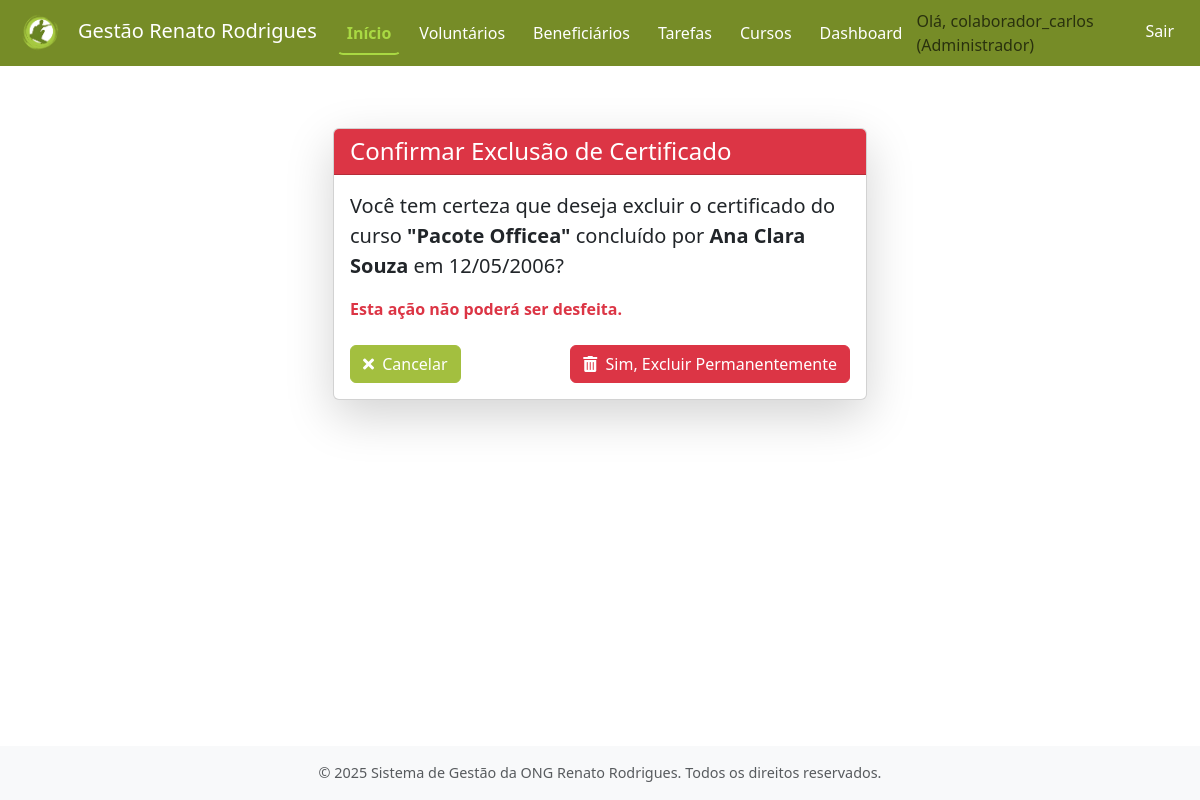
The app's page /cursos/certificado/1/excluir/ (signed in) with its own data.
### contas/models.py (models this page shows, shortened)
class Usuario(AbstractUser):
    TIPOS_USUARIO = [
        ('ADMIN', 'Administrador'),
        ('VOLUNT', 'Voluntário'),
    ]
    tipo_usuario = models.CharField(
        max_length=6,
        choices=TIPOS_USUARIO,
        default='VOLUNT',
        verbose_name='Tipo de Usuário'
    )
    groups = models.ManyToManyField(
        'auth.Group',
        verbose_name='grupos',
        blank=True,
        help_text='Os grupos aos quais este usuário pertence. Um usuário receberá todas as permissões concedidas a cada um de seus grupos.',
        related_name="usuario_set_contas",  # Nome único para related_name
        related_query_name="usuario_contas",
    )
    user_permissions = models.ManyToManyField(
        'auth.Permission',
        verbose_name='permissões do usuário',
        blank=True,
        help_text='Permissões específicas para este usuário.',
        related_name="usuario_set_contas_perm",  # Nome único para related_name
        related_query_name="usuario_contas_perm",
    )

### cursos/models.py (models this page shows, shortened)
class Certificado(models.Model):
    beneficiario = models.ForeignKey(Beneficiario, on_delete=models.CASCADE, related_name='certificados', verbose_name="Beneficiário")
    curso = models.ForeignKey(Curso, on_delete=models.PROTECT, related_name='certificados', verbose_name="Curso") # PROTECT para não deletar curso se houver certificados
    data_conclusao = models.DateField(verbose_name="Data de Conclusão")
    data_emissao_certificado = models.DateField(blank=True, null=True, verbose_name="Data de Emissão do Certificado")
    certificado_recebido = models.BooleanField(default=False, verbose_name="Certificado Físico Recebido")
    class Meta:
        verbose_name = "Certificado"
        verbose_name_plural = "Certificados"
        ordering = ['-data_conclusao', 'beneficiario__nome_completo']
        unique_together = ('beneficiario', 'curso', 'data_conclusao') # Evitar duplicidade exata

class Curso(models.Model):
    nome_curso = models.CharField(max_length=200, verbose_name="Nome do Curso")
    descricao = models.TextField(blank=True, null=True, verbose_name="Descrição")
    class Meta:
        verbose_name = "Curso"
        verbose_name_plural = "Cursos"

### beneficiarios/models.py (models this page shows, shortened)
class Beneficiario(models.Model):
    GENERO_CHOICES = [
        ('M', 'Masculino'),
        ('F', 'Feminino'),
        ('O', 'Outro'),
        ('NI', 'Não Informado'),
    ]
    ESCOLARIDADE_CHOICES = [
        ('FI', 'Fundamental Incompleto'),
        ('FC', 'Fundamental Completo'),
        ('MI', 'Médio Incompleto'),
        ('MC', 'Médio Completo'),
        ('NI', 'Não Informado'),
    ]
    nome_completo = models.CharField(max_length=255, verbose_name='Nome Completo')
    data_nascimento = models.DateField(verbose_name='Data de Nascimento')
    genero = models.CharField(max_length=2, choices=GENERO_CHOICES, default='NI', verbose_name='Gênero')
    cpf = models.CharField(max_length=14, unique=True, blank=True, null=True, verbose_name='CPF', help_text='Formato: XXX.XXX.XXX-XX (Opcional)')
    rg = models.CharField(max_length=20, blank=True, null=True, verbose_name='RG', help_text='(Opcional)')
    cep = models.CharField(max_length=9, blank=True, null=True, verbose_name='CEP', help_text='Formato: XXXXX-XXX')
    logradouro = models.CharField(max_length=255, blank=True, null=True, verbose_name='Logradouro')
    numero_endereco = models.CharField(max_length=10, blank=True, null=True, verbose_name='Número')
    complemento_endereco = models.CharField(max_length=100, blank=True, null=True, verbose_name='Complemento')
    bairro = models.CharField(max_length=100, blank=True, null=True, verbose_name='Bairro')
    cidade = models.CharField(max_length=100, blank=True, null=True, verbose_name='Cidade')
    estado = models.CharField(max_length=2, blank=True, null=True, verbose_name='UF') # Sigla do estado, ex: SP
    telefone_principal = models.CharField(max_length=20, blank=True, null=True, verbose_name='Telefone Principal', help_text='Formato: (XX) XXXXX-XXXX')
    telefone_secundario = models.CharField(max_length=20, blank=True, null=True, verbose_name='Telefone Secundário', help_text='(Opcional)')
    email = models.EmailField(max_length=255, blank=True, null=True, verbose_name='E-mail')
    escolaridade = models.CharField(max_length=2, choices=ESCOLARIDADE_CHOICES, default='NI', verbose_name='Escolaridade')
    ocupacao = models.CharField(max_length=100, blank=True, null=True, verbose_name='Ocupação/Profissão')
    renda_familiar_aproximada = models.DecimalField(
        max_digits=10, decimal_places=2, blank=True, null=True,
        verbose_name='Renda Familiar Mensal Aproximada (R$)',
        help_text='Valor em Reais. Ex: 1500.50'
    )
    como_conheceu_ong = models.TextField(blank=True, null=True, verbose_name='Como conheceu a ONG?')
    observacoes = models.TextField(blank=True, null=True, verbose_name='Observações Adicionais')
    data_cadastro = models.DateTimeField(auto_now_add=True, verbose_name='Data de Cadastro')
    ativo = models.BooleanField(default=True, verbose_name='Ativo')
    data_inativacao = models.DateTimeField(null=True, blank=True, verbose_name='Data de Inativação')
    class Meta:
        verbose_name = 'Beneficiário'
        verbose_name_plural = 'Beneficiários'
        ordering = ['nome_completo']

### cursos/views.py (the view)
# urls.py: path('certificado/<int:certificado_id>/excluir/', views.excluir_certificado_beneficiario, name='excluir_certificado_beneficiario'),
@login_required
def excluir_certificado_beneficiario(request, certificado_id):
    certificado = get_object_or_404(Certificado, pk=certificado_id)
    beneficiario_id = certificado.beneficiario.id
    nome_curso = certificado.curso.nome_curso
    nome_beneficiario = certificado.beneficiario.nome_completo
    if request.method == 'POST':
        certificado.delete()
        messages.success(request, f"Certificado do curso '{nome_curso}' para {nome_beneficiario} foi excluído.")
        return redirect('beneficiarios:detalhar_beneficiario', pk=beneficiario_id)
    context = {
        'certificado': certificado,
        'beneficiario': certificado.beneficiario,
        'titulo_pagina': "Confirmar Exclusão de Certificado"
    }
    return render(request, 'cursos/confirmar_exclusao_certificado.html', context)

### cursos/templates/cursos/confirmar_exclusao_certificado.html (shortened to what this page needs)
{% extends 'core/base.html' %}
{% load static %}
{% block content %}
<div class="container mt-5">
    <div class="row justify-content-center">
        <div class="col-md-8 col-lg-6">
            <div class="card shadow-lg">
                <div class="card-header bg-danger text-white">
                    <h4 class="mb-0">{{ titulo_pagina }}</h4>
                </div>
                <div class="card-body">
                    <p class="fs-5">
                        Você tem certeza que deseja excluir o certificado do curso
                        <strong>"{{ certificado.curso.nome_curso }}"</strong>
                        concluído por <strong>{{ certificado.beneficiario.nome_completo }}</strong>
                        em {{ certificado.data_conclusao|date:"d/m/Y" }}?
                    </p>
                    <p class="text-danger fw-bold">Esta ação não poderá ser desfeita.</p>
                    <form method="post" action="{% url 'cursos:excluir_certificado_beneficiario' certificado_id=certificado.id %}">
                        <div class="d-flex justify-content-between mt-4">
                            <a href="{% url 'beneficiarios:detalhar_beneficiario' pk=certificado.beneficiario.id %}" class="btn btn-secondary">
                                <i class="fas fa-times me-1"></i> Cancelar
                            </a>
                            <button type="submit" class="btn btn-danger">
                                <i class="fas fa-trash-alt me-1"></i> Sim, Excluir Permanentemente
                            </button>
                        </div>
                    </form>
                </div>
            </div>
        </div>
    </div>
</div>
{% endblock content %}

### core/templates/core/base.html (shortened to what this page needs)
<!DOCTYPE html>
<html lang="pt-br">
  <head>
    <link
      href="https://cdn.jsdelivr.net/npm/bootstrap@5.3.0-alpha1/dist/css/bootstrap.min.css"
      rel="stylesheet"
    />
    <link
      rel="stylesheet"
      href="https://cdnjs.cloudflare.com/ajax/libs/font-awesome/5.15.4/css/all.min.css"
    />
    {% load static %}
    <link rel="stylesheet" href="{% static 'core/css/estilos.css' %}" />
  </head>
  <body>
    <nav class="navbar navbar-expand-lg navbar-custom fixed-top">
      <div class="container-fluid">
        <a class="navbar-brand" href="{% url 'core:pagina_inicial' %}">
          <img src="{% static 'core/img/logo_ong.png' %}" alt="Logo da ONG" style="height: 40px; margin-right: 10px;">Gestão Renato Rodrigues
        </a>
        <div class="collapse navbar-collapse" id="navbarNav">
          <ul class="navbar-nav me-auto mb-2 mb-lg-0">
            <li class="nav-item">
              <a
                class="nav-link active"
                aria-current="page"
                href="{% url 'core:pagina_inicial' %}"
                >Início</a
              >
            </li>
            {% if user.is_authenticated %}
            <li class="nav-item">
              <a class="nav-link" href="{% url 'voluntarios:listar_voluntarios' %}">Voluntários</a>
            </li>
            <li class="nav-item">
              <a class="nav-link" href="{% url 'beneficiarios:listar_beneficiarios' %}">Beneficiários</a>
            </li>
            <li class="nav-item">
              <a class="nav-link" href="{% url 'tarefas:listar_tarefas' %}">Tarefas</a>
            </li>
            <li class="nav-item">
              <a class="nav-link" href="{% url 'cursos:listar_cursos_ong' %}">Cursos</a>
            </li>
            <li class="nav-item">
              <a class="nav-link" href="{% url 'dashboard:painel_principal' %}">Dashboard</a>
            </li>
            {% endif %}
          </ul>
          <ul class="navbar-nav">
            {% if user.is_authenticated %}
            <li class="nav-item">
              <span class="navbar-text me-2">
                Olá, {{ user.username }} ({{ user.get_tipo_usuario_display }})
              </span>
            </li>
            <li class="nav-item">
              <a class="nav-link" href="{% url 'contas:logout' %}">Sair</a>
            </li>
            {% else %}
            <li class="nav-item">
              <a class="nav-link" href="{% url 'contas:login' %}">Entrar</a>
            </li>
            {% endif %}
          </ul>
        </div>
      </div>
    </nav>
    <main class="main-content container mt-4 mb-4">
       {% block content %}{% endblock content %}
    </main>
    <footer class="footer mt-auto py-3 bg-light">
      <div class="container text-center">
        <span class="text-muted"
          >© {% now "Y" %} Sistema de Gestão da ONG Renato Rodrigues. Todos os direitos
          reservados.</span
        >
      </div>
    </footer>
  </body>
</html>

### core/static/core/css/estilos.css (style rules this page uses)
:root { --cor-primaria-ong: #768C27; --cor-secundaria-ong: #A3BF3F; --cor-destaque-ong: #A9D943; --cor-texto-sobre-primaria: #FFFFFF; --cor-texto-sobre-secundaria: #FFFFFF; --cor-texto-sobre-destaque: #212529; }
.btn-secondary { background-color: var(--cor-secundaria-ong) !important; border-color: var(--cor-secundaria-ong) !important; color: var(--cor-texto-sobre-secundaria) !important; }
a { color: var(--cor-primaria-ong); }
.navbar-custom { background-color: var(--cor-primaria-ong) !important; }
.navbar-custom .navbar-brand { color: var(--cor-texto-sobre-primaria) !important; }
.navbar-custom .nav-link { color: var(--cor-texto-sobre-primaria); padding: 0.5rem 1rem; margin: 0 0.25rem; border: 2px solid transparent; border-radius: 0.375rem; font-weight: 500; transition: all 0.3s ease-in-out; }
.navbar-custom .nav-link.active { color: var(--cor-destaque-ong); font-weight: bold; border-bottom: 2px solid var(--cor-destaque-ong); border-top-color: transparent; border-left-color: transparent; border-right-color: transparent; background-color: transparent; box-shadow: none; transform: none; }

### core/templates/core/base.html (style rules this page uses)
body { padding-top: 56px; display: flex; flex-direction: column; min-height: 100vh; }
.main-content { flex: 1; }
.footer { background-color: #f8f9fa; padding: 1rem 0; text-align: center; font-size: 0.9rem; color: #6c757d; }

### records on screen
Usuario: username "colaborador_carlos", tipo_usuario "Administrador"
Certificado: curso.nome_curso "Pacote Officea", beneficiario.nome_completo "Ana Clara Souza", data_conclusao "12/05/2006"

### other values on screen
{{ titulo_pagina }} "Confirmar Exclusão de Certificado"
